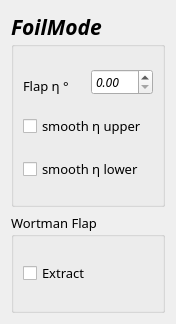
<?xml version="1.0" encoding="UTF-8"?>
<ui version="4.0">
 <class>modeWidget</class>
 <widget class="QWidget" name="modeWidget">
  <property name="geometry">
   <rect>
    <x>0</x>
    <y>0</y>
    <width>176</width>
    <height>324</height>
   </rect>
  </property>
  <property name="minimumSize">
   <size>
    <width>0</width>
    <height>0</height>
   </size>
  </property>
  <property name="maximumSize">
   <size>
    <width>16777215</width>
    <height>400</height>
   </size>
  </property>
  <property name="windowTitle">
   <string>Form</string>
  </property>
  <layout class="QGridLayout" name="gridLayout">
   <item row="0" column="0">
    <widget class="QGroupBox" name="groupBox_8">
     <property name="font">
      <font>
       <family>Noto Serif Thai Med</family>
       <pointsize>16</pointsize>
       <weight>75</weight>
       <italic>true</italic>
       <bold>true</bold>
      </font>
     </property>
     <property name="title">
      <string>FoilMode</string>
     </property>
     <layout class="QGridLayout" name="gridLayout_14">
      <item row="0" column="1">
       <widget class="QDoubleSpinBox" name="doubleSpinBox_eta">
        <property name="maximumSize">
         <size>
          <width>100</width>
          <height>16777215</height>
         </size>
        </property>
        <property name="font">
         <font>
          <family>Source Code Pro</family>
          <pointsize>9</pointsize>
          <weight>50</weight>
          <italic>true</italic>
          <bold>false</bold>
         </font>
        </property>
       </widget>
      </item>
      <item row="0" column="0">
       <widget class="QLabel" name="label_20">
        <property name="font">
         <font>
          <family>Noto Serif Thai Med</family>
          <pointsize>10</pointsize>
          <weight>50</weight>
          <italic>false</italic>
          <bold>false</bold>
         </font>
        </property>
        <property name="styleSheet">
         <string notr="true">color: rgb(0, 0, 0);</string>
        </property>
        <property name="text">
         <string>Flap η °</string>
        </property>
        <property name="alignment">
         <set>Qt::AlignBottom|Qt::AlignLeading|Qt::AlignLeft</set>
        </property>
       </widget>
      </item>
      <item row="2" column="0" colspan="2">
       <widget class="QCheckBox" name="checkBox_smoothLower">
        <property name="font">
         <font>
          <pointsize>10</pointsize>
          <weight>50</weight>
          <italic>false</italic>
          <bold>false</bold>
         </font>
        </property>
        <property name="text">
         <string>smooth η lower</string>
        </property>
       </widget>
      </item>
      <item row="1" column="0" colspan="2">
       <widget class="QCheckBox" name="checkBox_smoothUpper">
        <property name="font">
         <font>
          <pointsize>10</pointsize>
          <weight>50</weight>
          <italic>false</italic>
          <bold>false</bold>
         </font>
        </property>
        <property name="text">
         <string>smooth η upper</string>
        </property>
       </widget>
      </item>
     </layout>
    </widget>
   </item>
   <item row="1" column="0">
    <widget class="QGroupBox" name="groupBox">
     <property name="maximumSize">
      <size>
       <width>16777215</width>
       <height>100</height>
      </size>
     </property>
     <property name="font">
      <font>
       <family>Noto Serif Thai Med</family>
       <pointsize>10</pointsize>
       <italic>false</italic>
      </font>
     </property>
     <property name="title">
      <string>Wortman Flap</string>
     </property>
     <layout class="QGridLayout" name="gridLayout_2">
      <item row="0" column="0">
       <widget class="QCheckBox" name="checkBox_fk">
        <property name="font">
         <font>
          <family>Noto Serif Thai Med</family>
          <pointsize>10</pointsize>
          <weight>50</weight>
          <italic>false</italic>
          <bold>false</bold>
         </font>
        </property>
        <property name="layoutDirection">
         <enum>Qt::LeftToRight</enum>
        </property>
        <property name="text">
         <string>Extract</string>
        </property>
       </widget>
      </item>
     </layout>
    </widget>
   </item>
  </layout>
 </widget>
 <resources/>
 <connections/>
</ui>
